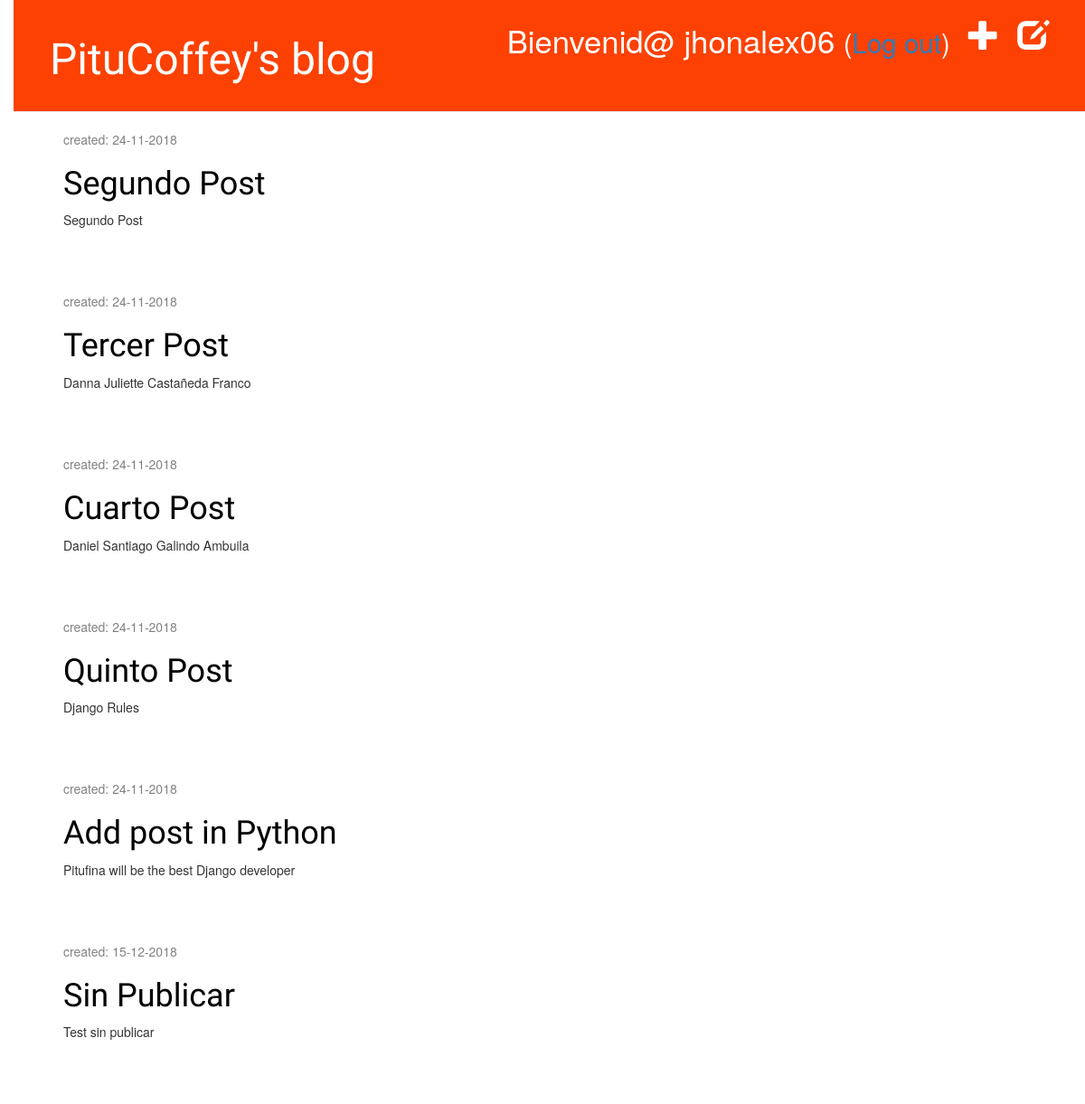
The page /drafts/ (signed in) on the database as committed earlier.
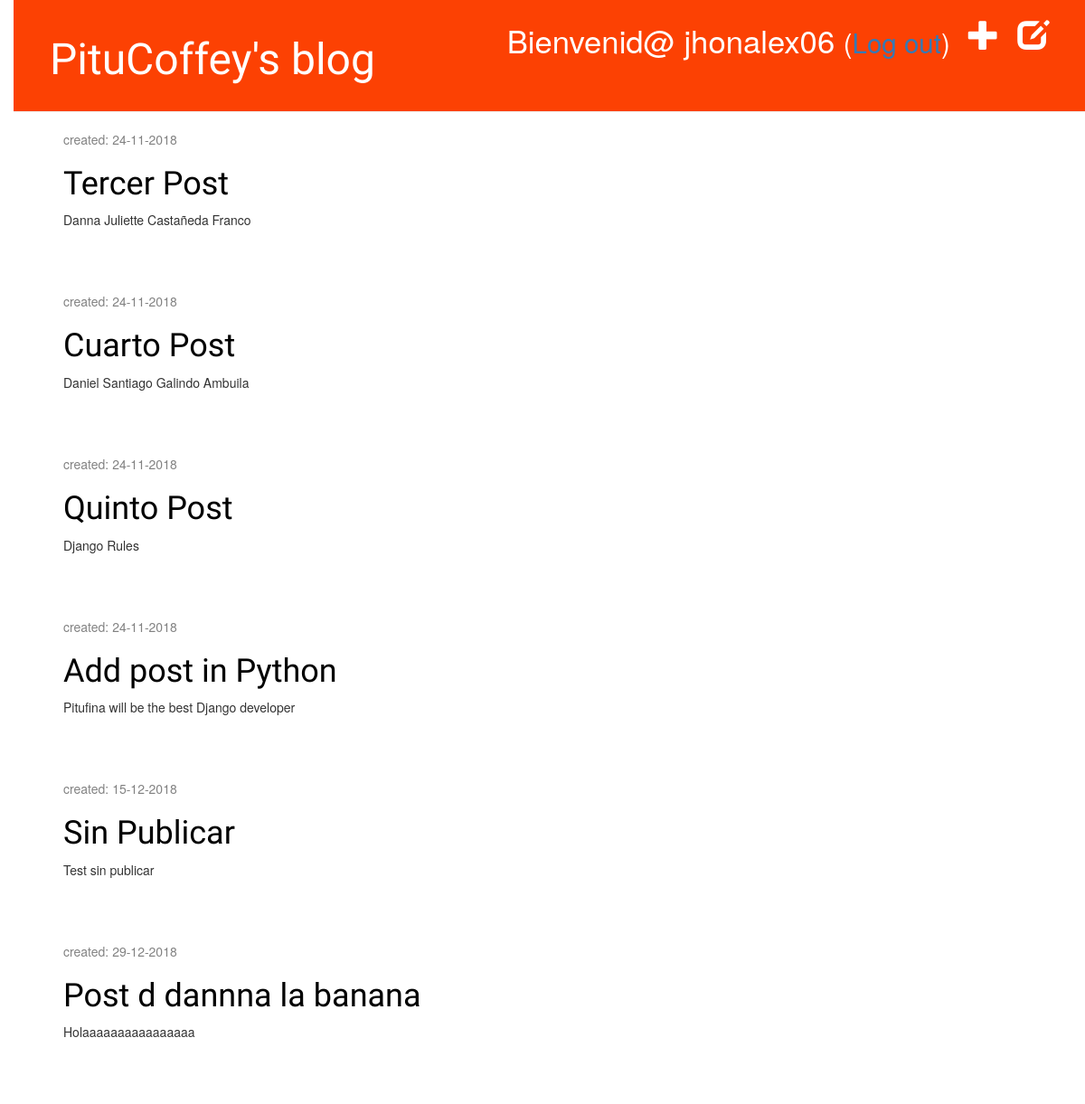
The same page on the database as committed later.
### blog/models.py (models this page shows, shortened)
class Post(models.Model):
    author = models.ForeignKey('auth.User')
    title = models.CharField(max_length=200)
    text = models.TextField()
    created_date = models.DateTimeField(
            default=timezone.now)
    published_date = models.DateTimeField(
            blank=True, null=True)

### blog/views.py (the view)
# urls.py: url(r'^drafts/$', views.post_draft_list, name='post_draft_list'),
@login_required
def post_draft_list(request):
    posts = Post.objects.filter(published_date__isnull=True).order_by('created_date')
    return render(request, 'blog/post_draft_list.html', {'posts': posts})

### blog/templates/blog/post_draft_list.html
{% extends 'blog/base.html' %}
{% block content %}
    {% for post in posts %}
        <div class="post">
            <p class="date">created: {{ post.created_date|date:'d-m-Y' }}</p>
            <h1><a href="{% url 'post_detail' pk=post.pk %}">{{ post.title }}</a></h1>
            <p>{{ post.text|truncatechars:200 }}</p>
        </div>
    {% endfor %}
{% endblock %}

Rows that differ between the two databases and show on the page:
no longer on this page (row edited): Post: created_date "24-11-2018", title "Segundo Post", text "Segundo Post"
added Post: created_date "29-12-2018", title "Post d dannna la banana", text "Holaaaaaaaaaaaaaaaa"
